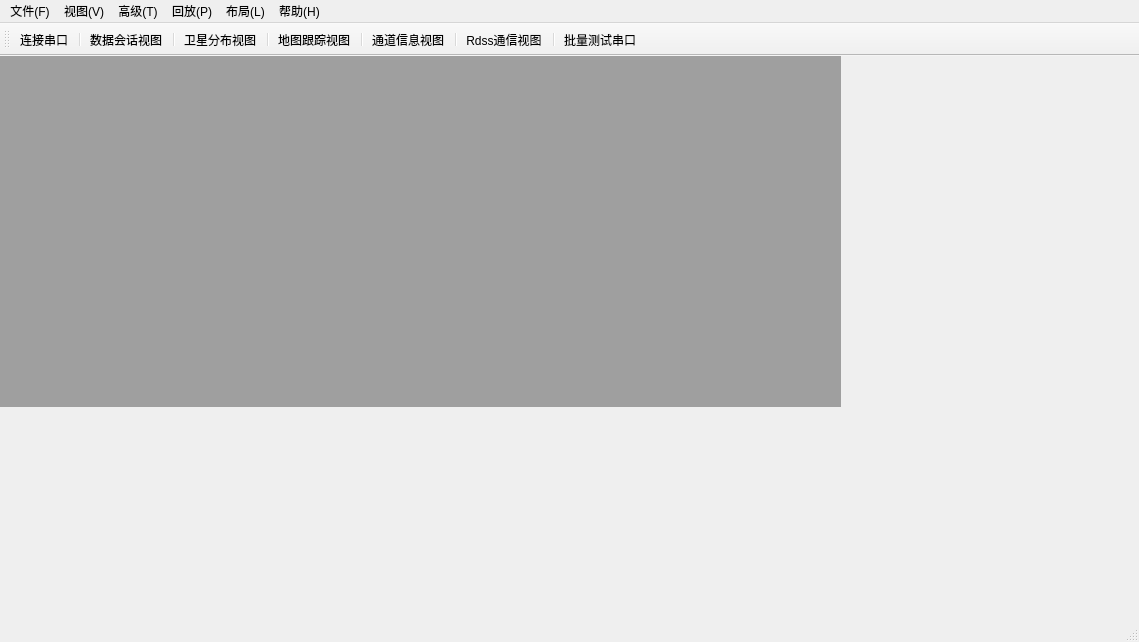
<?xml version="1.0" encoding="UTF-8"?>
<ui version="4.0">
 <class>MainWindow</class>
 <widget class="QMainWindow" name="MainWindow">
  <property name="geometry">
   <rect>
    <x>0</x>
    <y>0</y>
    <width>1139</width>
    <height>642</height>
   </rect>
  </property>
  <property name="sizePolicy">
   <sizepolicy hsizetype="Maximum" vsizetype="Maximum">
    <horstretch>0</horstretch>
    <verstretch>0</verstretch>
   </sizepolicy>
  </property>
  <property name="windowTitle">
   <string>MainWindow</string>
  </property>
  <property name="windowIcon">
   <iconset resource="res.qrc">
    <normaloff>:/icon/earth.png</normaloff>:/icon/earth.png</iconset>
  </property>
  <widget class="QWidget" name="centralWidget">
   <widget class="QMdiArea" name="mdiArea">
    <property name="geometry">
     <rect>
      <x>0</x>
      <y>0</y>
      <width>841</width>
      <height>351</height>
     </rect>
    </property>
   </widget>
  </widget>
  <widget class="QMenuBar" name="menuBar">
   <property name="geometry">
    <rect>
     <x>0</x>
     <y>0</y>
     <width>1139</width>
     <height>22</height>
    </rect>
   </property>
   <widget class="QMenu" name="menu">
    <property name="title">
     <string>文件(F)</string>
    </property>
    <addaction name="action_connect"/>
    <addaction name="action_save"/>
    <addaction name="action_exit"/>
   </widget>
   <widget class="QMenu" name="menu_2">
    <property name="title">
     <string>视图(V)</string>
    </property>
    <addaction name="action_dataview"/>
    <addaction name="action_satellite_dist"/>
    <addaction name="action_Rdss"/>
    <addaction name="action_channel_comm"/>
    <addaction name="action_map"/>
   </widget>
   <widget class="QMenu" name="menu_3">
    <property name="title">
     <string>高级(T)</string>
    </property>
    <addaction name="action_multi_test_com"/>
   </widget>
   <widget class="QMenu" name="menu_4">
    <property name="title">
     <string>回放(P)</string>
    </property>
    <addaction name="action_load_file"/>
   </widget>
   <widget class="QMenu" name="menu_5">
    <property name="title">
     <string>布局(L)</string>
    </property>
    <addaction name="action_reset_layout"/>
   </widget>
   <widget class="QMenu" name="menu_6">
    <property name="title">
     <string>帮助(H)</string>
    </property>
    <addaction name="action_about"/>
   </widget>
   <addaction name="menu"/>
   <addaction name="menu_2"/>
   <addaction name="menu_3"/>
   <addaction name="menu_4"/>
   <addaction name="menu_5"/>
   <addaction name="menu_6"/>
  </widget>
  <widget class="QToolBar" name="mainToolBar">
   <attribute name="toolBarArea">
    <enum>TopToolBarArea</enum>
   </attribute>
   <attribute name="toolBarBreak">
    <bool>false</bool>
   </attribute>
   <addaction name="action_connect"/>
   <addaction name="separator"/>
   <addaction name="action_dataview"/>
   <addaction name="separator"/>
   <addaction name="action_satellite_dist"/>
   <addaction name="separator"/>
   <addaction name="action_map"/>
   <addaction name="separator"/>
   <addaction name="action_channel_comm"/>
   <addaction name="separator"/>
   <addaction name="action_Rdss"/>
   <addaction name="separator"/>
   <addaction name="action_multi_test_com"/>
  </widget>
  <widget class="QStatusBar" name="statusBar"/>
  <action name="action_connect">
   <property name="icon">
    <iconset resource="res.qrc">
     <normaloff>:/icon/tel.png</normaloff>:/icon/tel.png</iconset>
   </property>
   <property name="text">
    <string>连接串口</string>
   </property>
   <property name="toolTip">
    <string>串口配置</string>
   </property>
  </action>
  <action name="action_dataview">
   <property name="icon">
    <iconset resource="res.qrc">
     <normaloff>:/icon/com.png</normaloff>:/icon/com.png</iconset>
   </property>
   <property name="text">
    <string>数据会话视图</string>
   </property>
   <property name="toolTip">
    <string>数据会话视图</string>
   </property>
  </action>
  <action name="action_save">
   <property name="icon">
    <iconset resource="res.qrc">
     <normaloff>:/icon/save.jpg</normaloff>:/icon/save.jpg</iconset>
   </property>
   <property name="text">
    <string>保存文件</string>
   </property>
  </action>
  <action name="action_exit">
   <property name="icon">
    <iconset resource="res.qrc">
     <normaloff>:/icon/exit.jpg</normaloff>:/icon/exit.jpg</iconset>
   </property>
   <property name="text">
    <string>退出(X)    Ctrl+X</string>
   </property>
   <property name="shortcut">
    <string>Ctrl+X</string>
   </property>
  </action>
  <action name="action_satellite_dist">
   <property name="icon">
    <iconset resource="res.qrc">
     <normaloff>:/icon/sate.webp</normaloff>:/icon/sate.webp</iconset>
   </property>
   <property name="text">
    <string>卫星分布视图</string>
   </property>
  </action>
  <action name="action_Rdss">
   <property name="icon">
    <iconset resource="res.qrc">
     <normaloff>:/icon/rdss.webp</normaloff>:/icon/rdss.webp</iconset>
   </property>
   <property name="text">
    <string>Rdss通信视图</string>
   </property>
  </action>
  <action name="action_channel_comm">
   <property name="icon">
    <iconset resource="res.qrc">
     <normaloff>:/icon/channel.webp</normaloff>:/icon/channel.webp</iconset>
   </property>
   <property name="text">
    <string>通道信息视图</string>
   </property>
  </action>
  <action name="action_map">
   <property name="icon">
    <iconset resource="res.qrc">
     <normaloff>:/icon/map.webp</normaloff>:/icon/map.webp</iconset>
   </property>
   <property name="text">
    <string>地图跟踪视图</string>
   </property>
  </action>
  <action name="action_multi_test_com">
   <property name="icon">
    <iconset>
     <normaloff>:/icon/rdss.jpg</normaloff>:/icon/rdss.jpg</iconset>
   </property>
   <property name="text">
    <string>批量测试串口</string>
   </property>
  </action>
  <action name="action_load_file">
   <property name="text">
    <string>加载文件</string>
   </property>
  </action>
  <action name="action_reset_layout">
   <property name="text">
    <string>重置布局</string>
   </property>
  </action>
  <action name="action_about">
   <property name="text">
    <string>关于</string>
   </property>
  </action>
 </widget>
 <layoutdefault spacing="6" margin="11"/>
 <resources>
  <include location="res.qrc"/>
 </resources>
 <connections>
  <connection>
   <sender>action_exit</sender>
   <signal>triggered()</signal>
   <receiver>MainWindow</receiver>
   <slot>close()</slot>
   <hints>
    <hint type="sourcelabel">
     <x>-1</x>
     <y>-1</y>
    </hint>
    <hint type="destinationlabel">
     <x>569</x>
     <y>320</y>
    </hint>
   </hints>
  </connection>
 </connections>
</ui>
